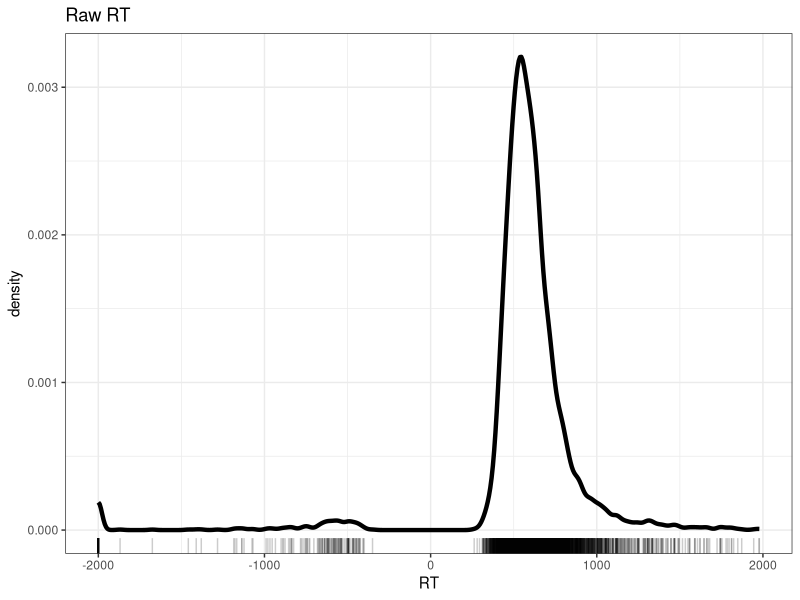
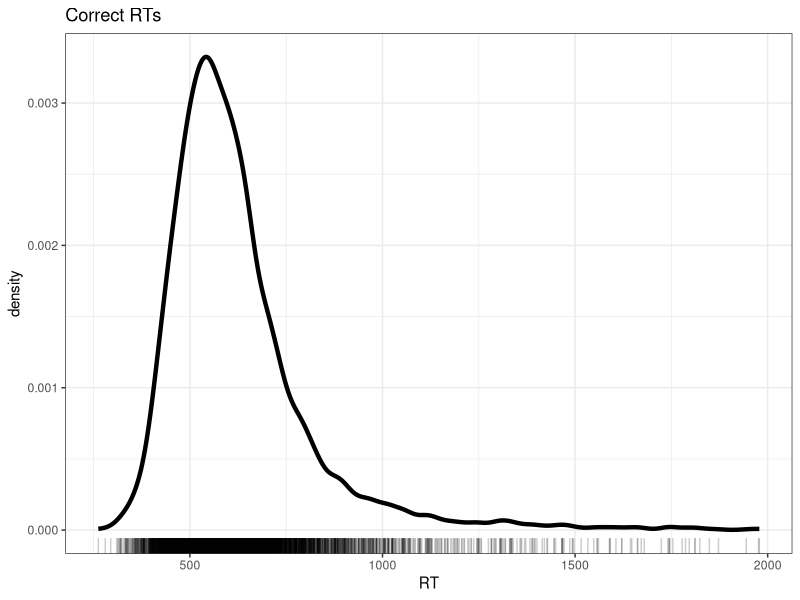
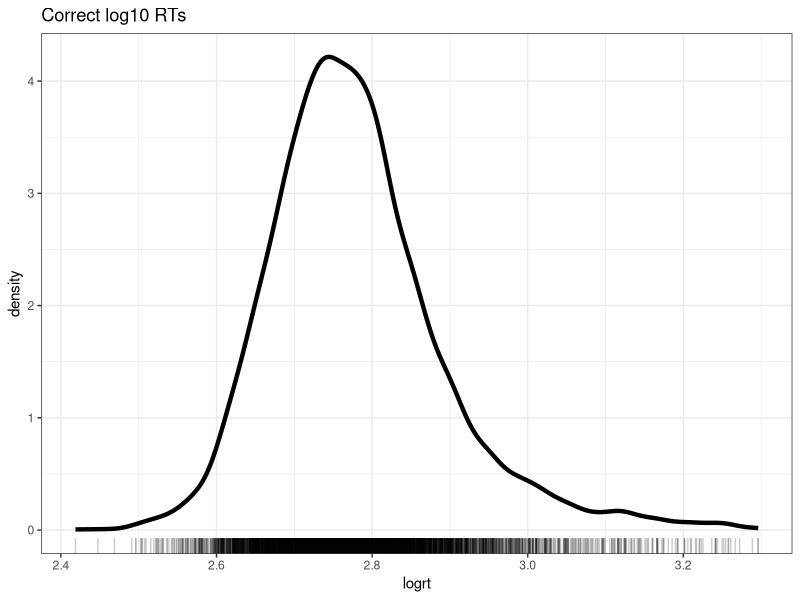
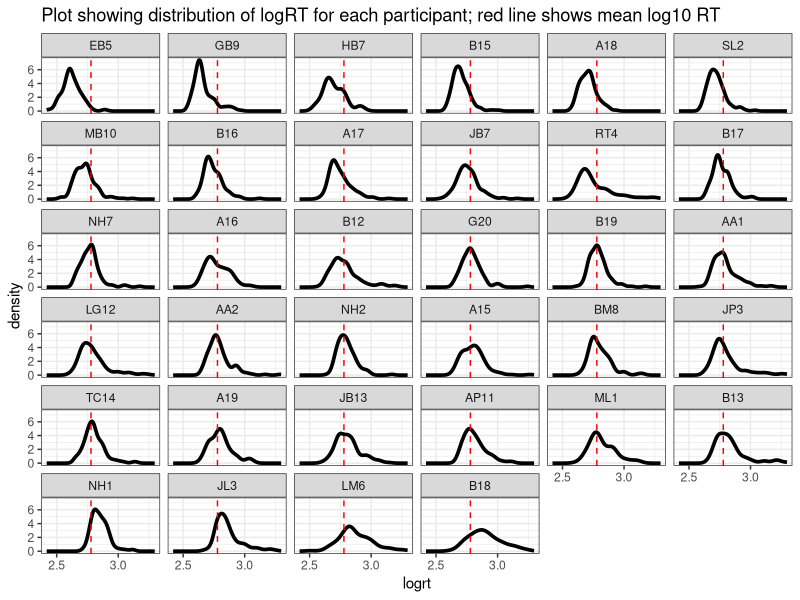

Source code (R) for these figures, in order: (Note: this script raises an error after producing the figures.)
## ---- chunk 1
library(broom)
library(gridExtra)
library(here)
library(lme4)
library(tidyverse)
## ---- chunk 2
ML.all <- read_csv("subjects.behaviour.words-310114.csv", na = "-999")
## ---- chunk 3
#| label: fig-rt-all-density
#| fig-cap: "Density plot showing word recognition reaction time, correct and incorrect responses"
#| fig-alt: "Density plot showing word recognition reaction time, correct and incorrect responses. The figure shows a black line, a curve peaking over RT = about 500 but ranging between -2000 and +2000. Under the curve, a series of black tick marks are shown under the x-axis border."
#| warning: false
#| message: false
#| fig-height: 5
#| fig-width: 5
ML.all %>%
  ggplot(aes(x = RT)) +
  geom_density(size=1.5) +
  geom_rug(alpha = .2) +
  ggtitle("Raw RT") +
  theme_bw()  
## ---- chunk 4
#| label: filter
ML.all.correct <- filter(ML.all, RT >= 200)
## ---- chunk 5
#| label: length-check
length(ML.all$RT)
length(ML.all.correct$RT)
## ---- chunk 6
#| label: fig-rt-correct-density
#| fig-cap: "Density plot showing word recognition reaction time, correct responses only"
#| fig-alt: "Density plot showing word recognition reaction time, correct and incorrect responses. The figure shows a black line, a curve peaking over RT = about 500 now ranging between 0 and +2000. Under the curve, a series of black tick marks are shown under the x-axis border. The skew towards high values is now more obvious."
#| warning: false
#| message: false
#| fig-height: 5
#| fig-width: 5
ML.all.correct %>%
  ggplot(aes(x = RT)) +
  geom_density(size=1.5) + 
  geom_rug(alpha = .2) +
  ggtitle("Correct RTs") +
  theme_bw()
## ---- chunk 7
#| label: log-transform
ML.all.correct$logrt <- log10(ML.all.correct$RT)			
## ---- chunk 8
#| label: fig-rt-correct-log-density
#| fig-cap: "Density plot showing log10 transformed reaction time, correct responses only"
#| fig-alt: "Density plot showing word recognition reaction time, correct and incorrect responses. The figure shows a black line, a curve peaking over logrt = about 2.8 ranging between 2.4 and 3.5. Under the curve, a series of black tick marks are shown under the x-axis border. The skew towards high values is now considerably reduced."
#| warning: false
#| message: false
#| fig-height: 5
#| fig-width: 5
ML.all.correct %>%
  ggplot(aes(x = logrt)) +
  geom_density(size = 1.5) + 
  geom_rug(alpha = .2) +
  ggtitle("Correct log10 RTs") +
  theme_bw()
## ---- chunk 9
#| label: fig-rt-correct-log-den-by-subj
#| fig-cap: "Density plot showing log10 transformed reaction time, correct responses, separately for each participant"
#| fig-alt: "The figure presents a grid of density plots showing log10 transformed reaction time, correct responses, separately for each participant. A dashed red line is drawn through all plots, indicating the mean RT. The curves vary in both the location of the peak and in the shape of the curve."
#| warning: false
#| message: false
#| fig-height: 10
#| fig-width: 8
ML.all.correct %>%
  group_by(subjectID) %>%
  mutate(mean_logrt = mean(logrt, na.rm = TRUE)) %>%
  ungroup() %>%
  mutate(subjectID = fct_reorder(subjectID, mean_logrt)) %>%
  ggplot(aes(x = logrt)) +
  geom_density(size = 1.25) +
  facet_wrap(~ subjectID) +
  geom_vline(xintercept = 2.778807, colour = "red", linetype = 2) +
  scale_x_continuous(breaks = c(2.5,3)) +
  ggtitle("Plot showing distribution of logRT for each participant; red line shows mean log10 RT") +
  theme_bw()
## ---- chunk 10
ML.all.correct.lm  <- lm(logrt ~
                             
                             LgSUBTLCD,     
                           
                           data = ML.all.correct)

summary(ML.all.correct.lm)
## ---- chunk 11
ML.all.correct.lmer  <- lmer(logrt ~

                           LgSUBTLCD +

                           (LgSUBTLCD + 1|subjectID) +

                           (1|item_name),

                         data = ML.all.correct)

summary(ML.all.correct.lmer)
## ---- chunk 12
ML.all.correct.lmer.REML.si  <- lmer(logrt ~ LgSUBTLCD + 
                                    
                                          (1|subjectID) + (1|item_name),

       data = ML.all.correct, REML = TRUE)

summary(ML.all.correct.lmer.REML.si)
## ---- chunk 13
ML.all.correct.lmer.REML.i  <- lmer(logrt ~

       LgSUBTLCD + (1|item_name),

       data = ML.all.correct, REML = TRUE)

summary(ML.all.correct.lmer.REML.i)
## ---- chunk 14
ML.all.correct.lmer.REML.s  <- lmer(logrt ~

       LgSUBTLCD + (1|subjectID),

       data = ML.all.correct, REML = TRUE)

summary(ML.all.correct.lmer.REML.s)
## ---- chunk 15
anova(ML.all.correct.lmer.REML.si, ML.all.correct.lmer.REML.i, refit = FALSE)
## ---- chunk 16
anova(ML.all.correct.lmer.REML.si, ML.all.correct.lmer.REML.s, refit = FALSE)
## ---- chunk 17
lmer.all.si <- lmer(RT ~  Lg.UK.CDcount + 
                         (Lg.UK.CDcount + 1||subjectID) +
                         (1|item_name),
             
             data = long.all.noNAs)

summary(lmer.all.si)
## ---- chunk 18
lmer.all.2 <- lmer(RT ~  Length + 
                     (Length + 1||subjectID) +
                     (1|item_name),
                   
                   data = long.all.noNAs)

summary(lmer.all.2)
## ---- chunk 19
# -- First fit the model for each child
freqperchildlm <- long.all.noNAs %>%
  group_by(subjectID) %>% 
  do(tidy(lm(RT ~ Lg.UK.CDcount, data=.)))

# -- What does freqperchildlm hold: take a look?

# -- Make sure you can treat term as a factor
freqperchildlm$term <- as.factor(freqperchildlm$term)

# -- Get the intercept and frequency effect estimates
freqperchildlmint <- filter(freqperchildlm, term == '(Intercept)')
freqperchildlmfreq <- filter(freqperchildlm, term == 'Lg.UK.CDcount')

# -- Make the intercepts plots: order by size
pfreqperchildlmint <- freqperchildlmint %>%
  ggplot(aes(x = fct_reorder(subjectID, estimate), y = estimate, ymin = estimate - std.error, ymax = estimate + std.error)) + 
  geom_point() + geom_linerange() + 
  theme_bw() + 
  xlab("Intercepts in order of size") +
  ylab("Estimated intercept +/- SE") + 
  theme(axis.title.y = element_text(size = 10), 
        axis.text.y = element_text(size = 5), 
        axis.text.x = element_blank(), 
        panel.grid = element_blank())

# -- Make the slopes plots: order by size
pfreqperchildlmfreq <- freqperchildlmfreq %>%
  ggplot(aes(x = fct_reorder(subjectID, estimate), y = estimate, ymin = estimate - std.error, ymax = estimate + std.error)) + 
  geom_point() + geom_linerange() + 
  theme_bw() + 
  xlab("Frequency effect coefficient in order of size") +
  ylab("Estimated coefficient for the frequency effect +/- SE") + 
  theme(axis.title.y = element_text(size = 10), 
        axis.text.y = element_text(size = 5), 
        axis.text.x = element_blank(), 
        panel.grid = element_blank())

# -- Make a grid to show the plots side by side: in 2 columns
grid.arrange(pfreqperchildlmint, pfreqperchildlmfreq,
             ncol = 2) 
## ---- chunk 20
lmer.all.1 <- lmer(RT ~  Lg.UK.CDcount + (Lg.UK.CDcount + 1||subjectID),
                   
                   data = long.all.noNAs)
## ---- chunk 21
BLUPS <- ranef(lmer.all.1)$subjectID
# summary(BLUPS)

BLUPS.df <- data.frame(subjectID = rownames(BLUPS), 
                       intercepts = BLUPS[,1], 
                       frequency = BLUPS[,2])
# summary(BLUPS.df)
# str(BLUPS.df)

p.BLUPS.intercepts <- BLUPS.df %>%
  ggplot(aes(x = intercepts)) +
  geom_histogram() + 
  ggtitle("(a.) Adjustment by child") +
  xlab("In the intercept") +
  geom_vline(xintercept = 0, colour = "red", size = 1.5) +
  theme_bw()

p.BLUPS.slopes <- BLUPS.df %>%
  ggplot(aes(x = frequency)) +
  geom_histogram() + 
  ggtitle("(b.) Adjustment by child") +
  xlab("In the frequency slope (coefficient)") +
  geom_vline(xintercept = 0, colour = "red", size = 1.5) +
  theme_bw()

grid.arrange(p.BLUPS.intercepts, p.BLUPS.slopes,
             ncol = 2
)
## ---- chunk 22
# -- Fit different kinds of mixed-effects model, then plot the resulting differences in model predictions

lmer.all.1 <- lmer(RT ~  Lg.UK.CDcount + (Lg.UK.CDcount + 1||subjectID),
                   
                   data = long.all.noNAs)

# summary(lmer.all.1)

lmer.all.2 <- lmer(RT ~  Lg.UK.CDcount + (1|subjectID),
                   
                   data = long.all.noNAs)

# summary(lmer.all.2)

lmer.all.3 <- lmer(RT ~  Lg.UK.CDcount + (Lg.UK.CDcount + 0|subjectID),
                   
                   data = long.all.noNAs)

# summary(lmer.all.3)
## ---- chunk 23
# -- get predictions

long.all.noNAs$pred1 <- predict(lmer.all.1) ## individual level
long.all.noNAs$pred2 <- predict(lmer.all.2) ## individual level
long.all.noNAs$pred3 <- predict(lmer.all.3) ## individual level

# -- show predictions as slopes on top of raw data

p.slopes.intercepts <- long.all.noNAs %>%
  ggplot(aes(x = Lg.UK.CDcount, y = RT)) +
  geom_point(alpha = .25, colour = "darkgrey") +
  geom_line(aes(y = pred1, group = subjectID), colour="red", alpha = .4) +
  ggtitle("(c.)\n(Lg.UK.CDcount + 1||subjectID)") +
  xlab("Frequency (Lg.UK.CDcount)") +
  xlim(0,5) +
  theme_bw()

p.intercepts <- long.all.noNAs %>%
  ggplot(aes(x = Lg.UK.CDcount, y = RT)) +
  geom_point(alpha = .25, colour = "darkgrey") +
  geom_line(aes(y = pred2, group = subjectID), colour="red", alpha = .4) +
  ggtitle("(a.)\n(1|subjectID)") +
  xlab("Frequency (Lg.UK.CDcount)") +
  xlim(0,5) +
  theme_bw()

p.slopes <- long.all.noNAs %>%
  ggplot(aes(x = Lg.UK.CDcount, y = RT)) +
  geom_point(alpha = .25, colour = "darkgrey") +
  geom_line(aes(y = pred3, group = subjectID), colour="red", alpha = .4) +
  ggtitle("(b.)\n(Lg.UK.CDcount + 0|subjectID)") +
  xlab("Frequency (Lg.UK.CDcount)") +
  xlim(0,5) +
  theme_bw()

grid.arrange(p.intercepts, p.slopes, p.slopes.intercepts, 
             ncol = 3)
## ---- chunk 24
wperitemlm <- long.all.noNAs %>% 
  group_by(item_name) %>% 
  do(tidy(lm(RT ~ 1, data=.)))
wperitemlm$term <- as.factor(wperitemlm$term)
# wperitemlm
## ---- chunk 25
pwperitemlmint <- ggplot(wperitemlm, aes(x = fct_reorder(item_name, estimate), y = estimate, ymin = estimate - std.error, ymax = estimate + std.error))
pwperitemlmint + 
  geom_point() +
  geom_linerange() + 
  theme_bw() + 
  ylab("Estimated coefficient +/- SE") + 
  xlab("Per-item estimates of intercept, ordered by intercept estimate size") +
  theme(axis.title.y = element_text(size = 10), 
        axis.text.y = element_text(size = 5), 
        axis.text.x = element_blank(), panel.grid = element_blank())
